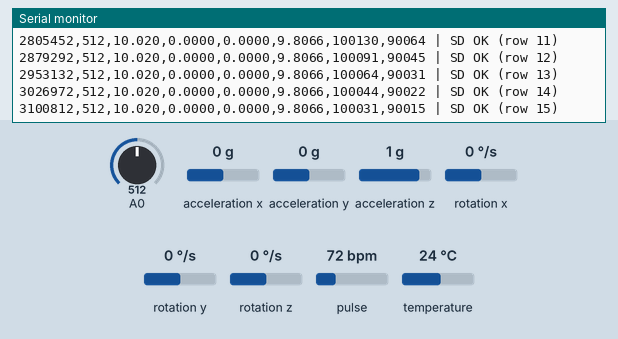
The sketch below on a simulated Arduino Uno, built with avr-gcc and run on an emulated ATmega328P. On the bench: the last lines printed to the serial monitor. The inputs (shaded band) are chosen by the test bench; at power-on: acceleration x 0 g, A0 = 512, acceleration y 0 g, acceleration z 1 g, rotation x 0 °/s, rotation y 0 °/s, rotation z 0 °/s, pulse 72 bpm, temperature 24 °C. Storage starts empty.

Above: at 3.2 s.
3.3 s: acceleration x set to -1.4 g
At 3.31 s:
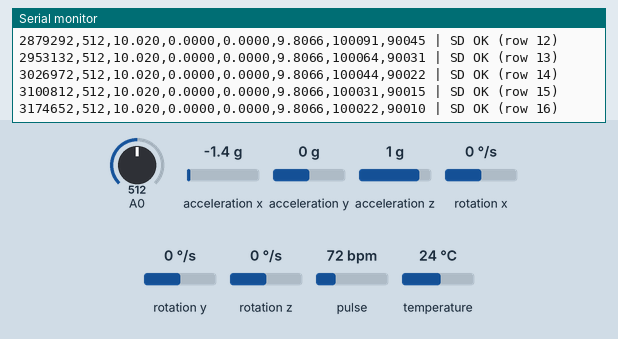
6.3 s: A0 set to 496
At 6.34 s:
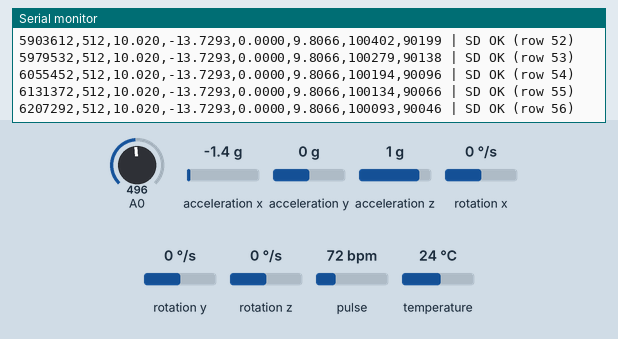
9.3 s: acceleration y set to -0.8 g
At 9.34 s:
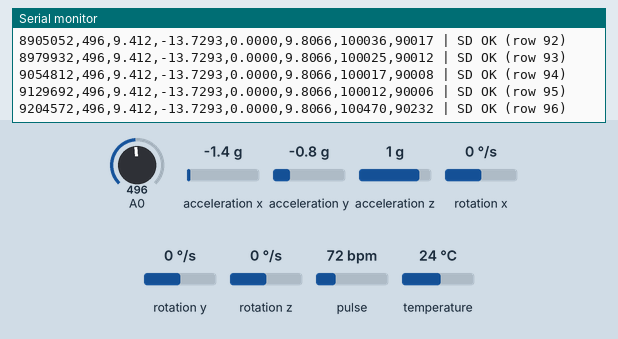
12.3 s: acceleration z set to -1.4 g
At 12.44 s:
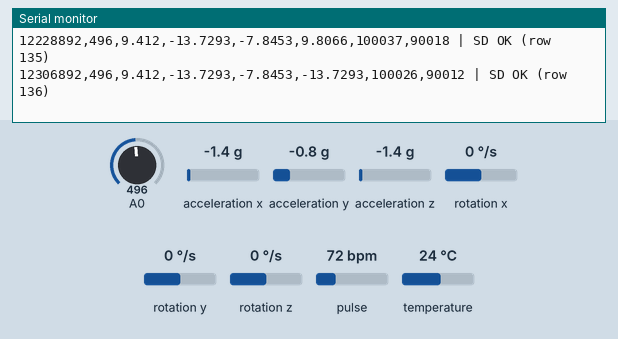
15.3 s: acceleration x set to 0 g
At 15.32 s:
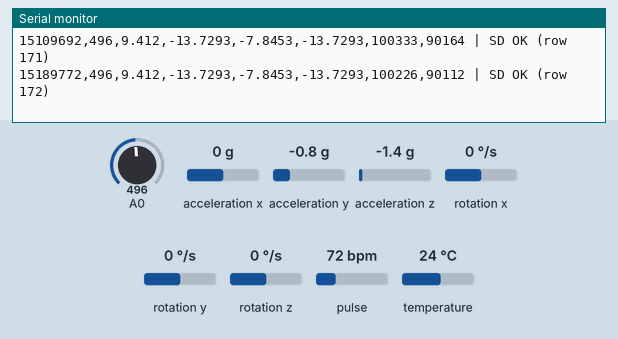
18.3 s: A0 set to 306
At 18.37 s:
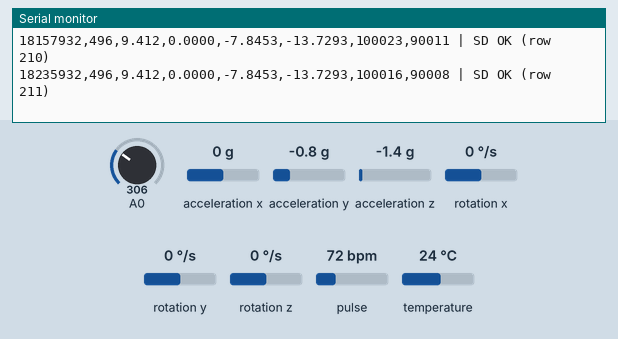
Timing chart, 0 to 20.8 s (numbered marks = the images above; inputs shaded):
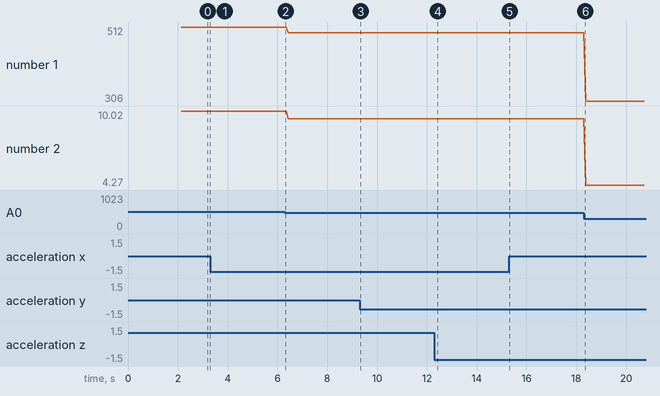

The sketch:

all_collect.ino
```cpp
#include <MAX30105.h>

#include <Adafruit_MPU6050.h>
#include <Adafruit_Sensor.h>
#include <Wire.h>
#include <SPI.h>
#include <SD.h>

const int chipSelect = 10;
File dataFile;

Adafruit_MPU6050 mpu;
MAX30105 particleSensor;

unsigned long lastSampleTime = 0;
const unsigned long sampleInterval = 15625; // 64 Hz (1000000 µs / 64 = 15625 µs)

unsigned long lastAccTime = 0;
const unsigned long accInterval = 31250; // 32 Hz (1000000 µs / 32 = 31250 µs)

// Store latest accelerometer values for use on non-acc sample cycles
float lastAccX = 0;
float lastAccY = 0;
float lastAccZ = 0;

unsigned long lastFlush = 0;
const unsigned long flushInterval = 1000; // flush to SD once per second

unsigned long rowCount = 0;
unsigned long writeFailCount = 0;

void setup() {
    Serial.begin(9600);
    delay(2000);
    Serial.println(F("Starting setup..."));

    Wire.begin();

    // Initialize SD card
    if (!SD.begin(chipSelect)) {
        Serial.println(F("SD initialization failed!"));
        return;
    }
    Serial.println(F("SD initialized."));

    // Initialize MPU-6050
    if (!mpu.begin()) {
        Serial.println(F("MPU6050 connection failed!"));
    } else {
        Serial.println(F("MPU6050 connected."));
    }

    // Initialize MAX30102
    if (!particleSensor.begin(Wire, I2C_SPEED_STANDARD)) {
        Serial.println(F("MAX30102 not found!"));
    } else {
        Serial.println(F("MAX30102 connected."));
        particleSensor.setup(); // default settings
    }

    // Right before opening the file in setup():
    if (SD.exists("session_log.csv")) {
        SD.remove("session_log.csv");
        Serial.println(F("Removed old session_log.csv"));
    }

    // Open the file ONCE and keep it open for the whole session
    dataFile = SD.open("session_log.csv", FILE_WRITE);
    if (dataFile) {
        dataFile.println(F("timestamp_ms,eda_raw,eda_conductance_us,"
                            "acc_x,acc_y,acc_z,ppg_ir,ppg_red"));
        dataFile.flush();
        Serial.println(F("CSV header written to SD."));
    } else {
        Serial.println(F("WARNING: failed to open session_log.csv!"));
    }

    lastFlush = millis();
    Serial.println(F("Setup complete. Starting loop..."));
}

void loop() {
    unsigned long currentTime = micros();

    // --- Independent 32 Hz accelerometer sampling ---
    if (currentTime - lastAccTime >= accInterval) {
        lastAccTime = currentTime;
        sensors_event_t a, g, temp;
        mpu.getEvent(&a, &g, &temp);
        lastAccX = a.acceleration.x;
        lastAccY = a.acceleration.y;
        lastAccZ = a.acceleration.z;
    }

    // --- 64 Hz EDA + PPG sampling with combined CSV output ---
    if (currentTime - lastSampleTime >= sampleInterval) {
        lastSampleTime = currentTime;

        // --- Read EDA ---
        int rawEDA = analogRead(A0);
        float voltage = rawEDA * (3.3 / 1023.0);
        // Conductance formula: G = V_out / (V_supply × R_ref - V_out × R_ref)
        // R_ref = 100kΩ, V_supply = 3.3V
        float conductance_us = (voltage / (3.3 * 100000.0 - voltage * 100000.0)) * 1000000.0;

        // --- Read PPG ---
        long irValue = particleSensor.getIR();
        long redValue = particleSensor.getRed();

        // --- Write to the already-open file (combined format, 64 Hz) ---
        // Accelerometer values use latest reading (updates every 2nd row at 32 Hz)
        bool writeOK = false;

        if (dataFile) {
            dataFile.print(currentTime);
            dataFile.print(",");
            dataFile.print(rawEDA);
            dataFile.print(",");
            dataFile.print(conductance_us, 3);
            dataFile.print(",");
            dataFile.print(lastAccX, 4);
            dataFile.print(",");
            dataFile.print(lastAccY, 4);
            dataFile.print(",");
            dataFile.print(lastAccZ, 4);
            dataFile.print(",");
            dataFile.print(irValue);
            dataFile.print(",");
            dataFile.println(redValue);
            writeOK = true;
            rowCount++;
        } else {
            writeFailCount++;
        }

        // --- Also print to Serial for live monitoring ---
        Serial.print(currentTime);
        Serial.print(",");
        Serial.print(rawEDA);
        Serial.print(",");
        Serial.print(conductance_us, 3);
        Serial.print(",");
        Serial.print(lastAccX, 4);
        Serial.print(",");
        Serial.print(lastAccY, 4);
        Serial.print(",");
        Serial.print(lastAccZ, 4);
        Serial.print(",");
        Serial.print(irValue);
        Serial.print(",");
        Serial.print(redValue);

        if (writeOK) {
            Serial.print(F(" | SD OK (row "));
            Serial.print(rowCount);
            Serial.println(")");
        } else {
            Serial.print(F(" | SD WRITE FAILED (fail count: "));
            Serial.print(writeFailCount);
            Serial.println(")");
        }
    }

    // --- Periodically flush so data is physically committed to the card ---
    if (millis() - lastFlush >= flushInterval) {
        lastFlush = millis();
        if (dataFile) {
            dataFile.flush();
        }
    }
}
```

Measured:
- after the input at 12.3 s, the serial monitor: prints a new line after 0.07 s (image 4)
- plotted number 1: 512 → 496 after the input at 6.3 s, 496 → 306 after the input at 18.3 s
- plotted number 2: 10.02 → 9.41 after the input at 6.3 s, 9.41 → 4.27 after the input at 18.3 s
